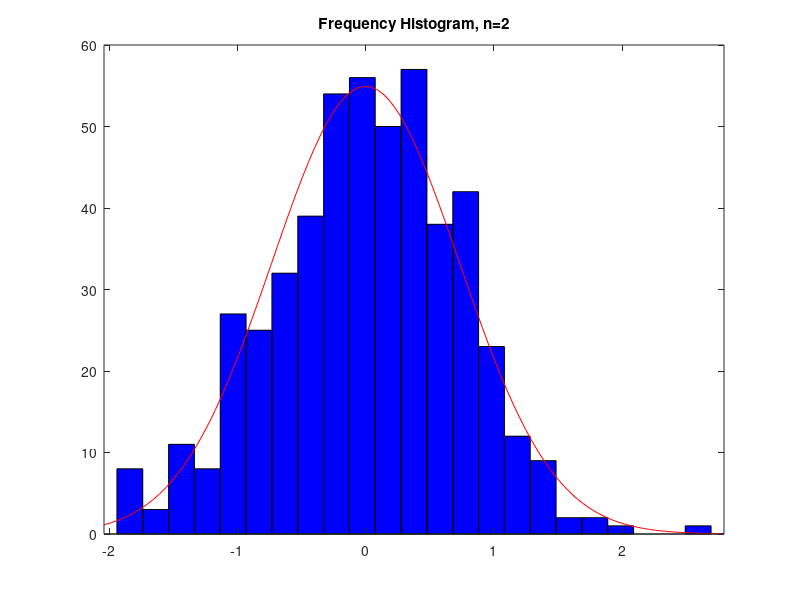
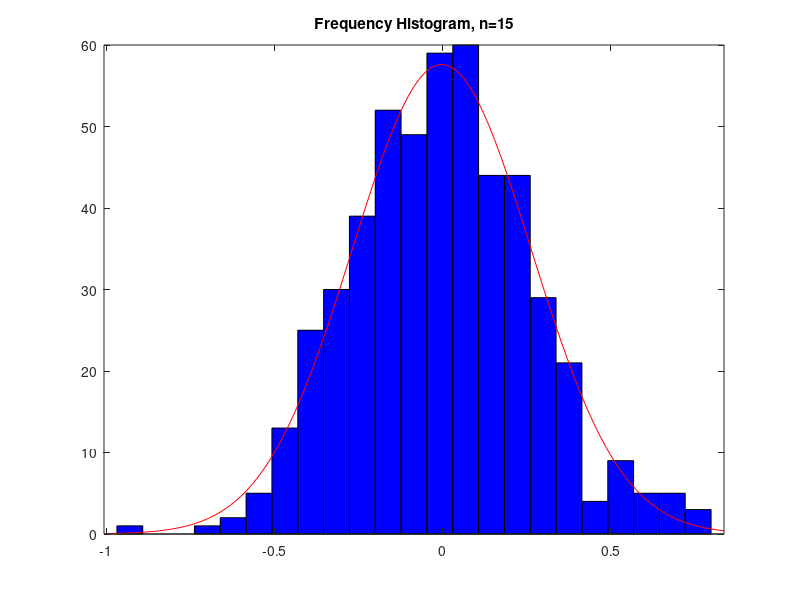
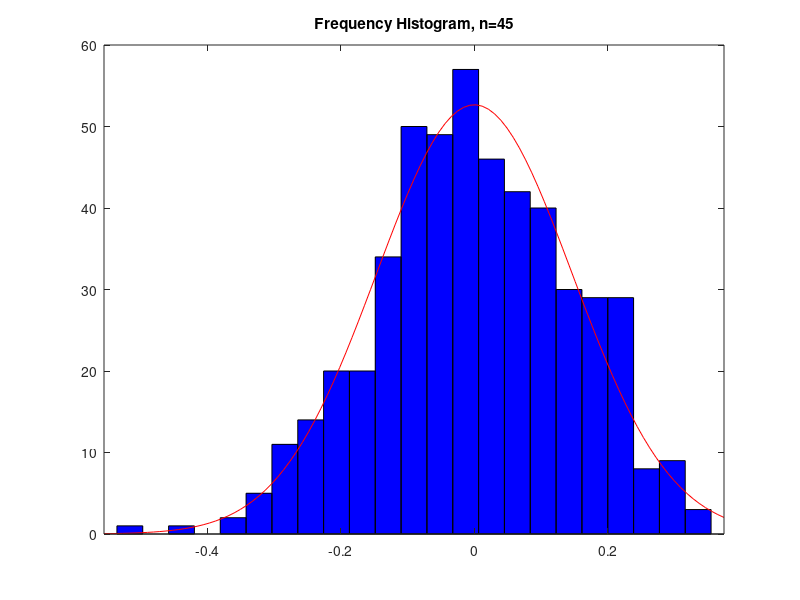

Here is the MATLAB script that generated these plots, in order: (Note: this script raises an error after producing the figures.)
%%%%%%%%%%%%%%%%%%%%%%%%%%%%%%%%%%%%%%%%%%%%%%%%%%%%%%%%%%%%%%%%%%%%%
% Exercise 3.1: Generate 500 random samples of size n:              %
% and analyze the behavior of the sample mean and variance.         %
%%%%%%%%%%%%%%%%%%%%%%%%%%%%%%%%%%%%%%%%%%%%%%%%%%%%%%%%%%%%%%%%%%%%%

n = [2,15,45];
size = {'n = 2 ';'n = 15';'n = 45'};
Mean =  zeros(3,1);
Variance = zeros(3,1);

for i=1:length(n)
    x = randn(n(i),500);
    xbar = mean(x);
    Mean(i) = mean(xbar);
    Variance(i) = var(xbar);

    % plot the data
    figure(i)
    histfit(xbar)
    title(['Frequency Histogram, ' 'n=' num2str(n(i))])
end
 
Table = table(Mean,Variance,'RowNames',size);
disp(Table)